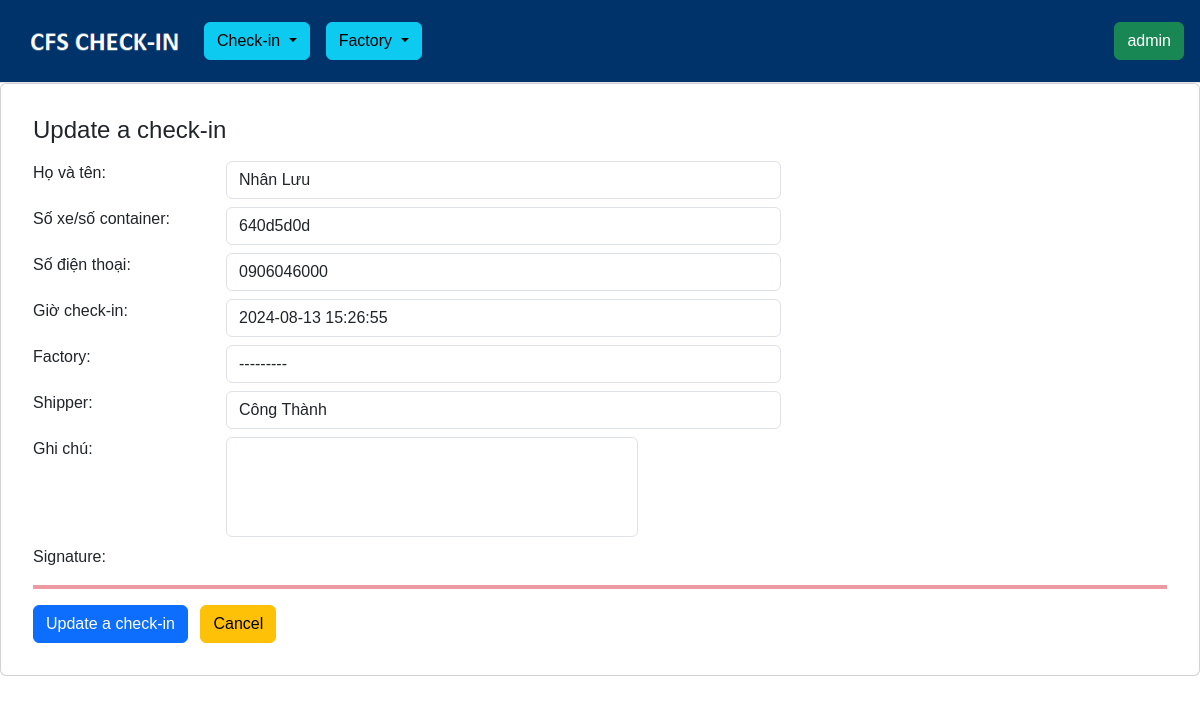
The app's page /checkin/update/3/ (signed in) with its own data.
### checkin/models.py (models this page shows, shortened)
class Checkin(models.Model):
    driver_name = models.CharField("Họ và tên", max_length=32)
    truck_number = models.CharField("Số xe/số container", max_length=32)
    phone_number = models.CharField("Số điện thoại", max_length=32)
    checkin_time = models.DateTimeField("Giờ check-in", default=timezone.localtime)
    factory = models.ForeignKey(Factory, blank=True, null=True, on_delete=models.SET_NULL)
    shipper = models.CharField("Shipper", max_length=100, blank=True, null=True)
    remark = models.TextField("Ghi chú", max_length=1024, blank=True, null=True)
    signature = models.TextField(blank=True, null=True)

### checkin/views.py (the view)
# urls.py: path("update/<int:pk>/", login_required(views.CheckinUpdate.as_view(),login_url='users:login'), name="checkin-update"),
class CheckinUpdate(generic.UpdateView, LoginRequiredMixin):
    model = Checkin
    template_name = 'checkin-update.html'
    form_class = CheckinForm
    success_message = "Updated successfully!"
    success_url = reverse_lazy('checkin:checkin-view')

### checkin/forms.py
class CheckinForm(ModelForm):
    signature = forms.CharField(widget=forms.HiddenInput(), required=False)
    def __init__(self, *args, **kwargs):
        super(CheckinForm, self).__init__(*args, **kwargs)
        for visible in self.visible_fields():
            visible.field.widget.attrs['class'] = 'form-control'
    class Meta:
        model = Checkin
        fields = "__all__"

### factory/models.py (called while the page is built)
    def __str__(self):
        return f"{self.factory_code} | {self.factory_name}"

### checkin/templates/checkin-update.html (shortened to what this page needs)
{% extends 'base.html' %}
{% block content %}
    <div class="card p-3">
        <div class="card-body">
            <h4 class="mb-3">Update a check-in</h4>
            {% include "form.html" with form_name="Update a check-in" %}
        </div>
    </div>
{% endblock content %}

### templates/base.html (shortened to what this page needs)
{% load static %}
<!DOCTYPE html>
<html lang="en">
	<head>
		<link rel="stylesheet" href="{% static 'css/styles.css' %}" />
		<link
			href="https://cdn.jsdelivr.net/npm/bootstrap@5.3.3/dist/css/bootstrap.min.css"
			rel="stylesheet"
		/>
		<link
			rel="stylesheet"
			href="https://cdn.jsdelivr.net/npm/bootstrap-icons@1.11.3/font/bootstrap-icons.min.css"
		/>
	</head>
	<body>
		<nav
			class="navbar navbar-expand px-3 border-bottom bg-custom"
			style="
				position: sticky;
				top: 0;
				z-index: 1000;
				background-color: #003369;
			"
		>
			<div class="sidebar-logo">
				<img
					src="{% static 'images/logo.png' %}"
					width="180"
					alt="Kuehne-Nagel"
				/>
			</div>
            <div class="dropdown mx-2">
                <button
                    class="btn btn-info dropdown-toggle"
                    type="button"
                    id="dropdownMenuButton"
                    data-bs-toggle="dropdown"
                    aria-haspopup="true"
                    aria-expanded="false"
                >
                    Check-in
                </button>
            </div>
            <div class="dropdown mx-2">
                <button
                    class="btn btn-info dropdown-toggle"
                    type="button"
                    id="dropdownMenuButton"
                    data-bs-toggle="dropdown"
                    aria-haspopup="true"
                    aria-expanded="false"
                >
                    Factory
                </button>
            </div>
			<div class="navbar-collapse nav">
				<ul class="navbar-nav">
					<li class="nav-item dropdown">
						<a
							href="#"
							data-bs-toggle="dropdown"
							class="nav-icon pe-md-0"
						>
							<button type="button" class="btn btn-success">
								{{ request.user }}
							</button>
						</a>
					</li>
				</ul>
			</div>
		</nav>
		{% block content %} {% endblock content %}
	</body>
</html>

### templates/form.html (shortened to what this page needs)
<form method="POST" action="">
    {% for field in form %}
    <div class="mb-2 row">
      <div class="col-sm-2">
        {{ field.label_tag }}
      </div>
      <div class="col-sm-10 col-md-8 col-lg-6">
        {{ field }}
      </div>
    </div>
    {% endfor %}
      <hr class="border border-danger border-2 opacity-50">
    <button type="submit" class="btn btn-primary">{{ form_name }}</button>
    <a href="{{ request.META.HTTP_REFERER }}" class="btn btn-warning mx-2">Cancel</a>
  </form>

### static/css/styles.css (style rules this page uses)
* { margin: 0; padding: 0; box-sizing: border-box; font-family: Arial, Helvetica, sans-serif; }
.navbar-expand .navbar-nav { margin-left: auto; }
textarea[name="remark"] { width: auto; height: 100px; resize: none; }

### records on screen
Checkin: form "Nhân Lưu" "640d5d0d" "0906046000" "2024-08-13 15:26:55" "---------" "Công Thành"

### other values on screen
{{ request.user }} "admin"
{{ field.label_tag }} "Họ và tên:" "Số xe/số container:" "Số điện thoại:" "Giờ check-in:" "Factory:" "Shipper:" "Ghi chú:" "Signature:"
